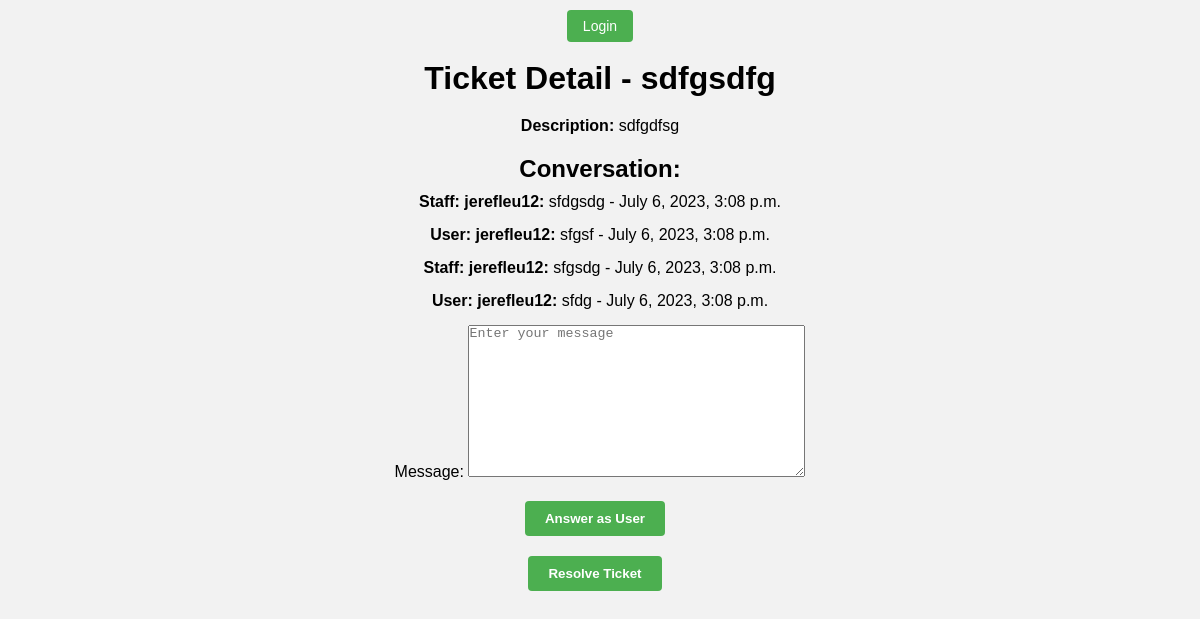
The app's page /tickets/3/ with its own data.
### myapp/models.py (models this page shows, shortened)
class Ticket(models.Model):
    title = models.CharField(max_length=100)
    description = models.TextField()
    created_at = models.DateTimeField(auto_now_add=True)
    resolved = models.BooleanField(default=False)
    staff_response = models.TextField(blank=True, null=True)
    user = models.ForeignKey(User, on_delete=models.CASCADE)
    co_users = models.ManyToManyField(User, related_name='co_tickets', blank=True)
    reopened = models.BooleanField(default=False)
    reopen_requested = models.BooleanField(default=False)
    result_file = models.OneToOneField(ResultFile, on_delete=models.CASCADE, blank=True, null=True, default=None)
    panel_file = models.OneToOneField(PanelFile, on_delete=models.CASCADE, blank=True, null=True, default=None)

class Message(models.Model):
    ticket = models.ForeignKey(Ticket, on_delete=models.CASCADE, related_name='messages')
    sender = models.ForeignKey(User, on_delete=models.CASCADE)
    content = models.TextField()
    created_at = models.DateTimeField(auto_now_add=True)
    answeredByStaff = models.BooleanField(default=False)

### myapp/views.py (the view, shortened to what this page needs)
# urls.py: path('tickets/<int:ticket_id>/', views.ticket_detail, name='ticket_detail'),
def ticket_detail(request, ticket_id):
    ticket = get_object_or_404(Ticket, id=ticket_id)
    messages = ticket.messages.all().order_by('created_at')
    form = MessageForm()
    resolved = ticket.resolved  # Check if ticket is resolved
    return render(request, 'ticket_detail.html', {
        'ticket': ticket,
        'messages': messages,
        'form': form,
        'user': request.user,
        'resolved': resolved,  # Pass the 'resolved' variable to the template
    })

### myapp/forms.py
class MessageForm(forms.ModelForm):
    content = forms.CharField(
        widget=forms.Textarea(attrs={'placeholder': 'Enter your message'}),
        label='Message'
    )
    class Meta:
        model = Message
        fields = ['content']

### myapp/templates/ticket_detail.html (shortened to what this page needs)
{% load static %}
<!DOCTYPE html>
<html>
<head>
    <link rel="stylesheet" type="text/css" href="{% static 'css/ticket_detail.css' %}">
</head>
<body>
    {% include 'header.html' %}
    <h1 class="title">Ticket Detail - {{ ticket.title }}</h1>
    <p class="description"><strong>Description:</strong> {{ ticket.description }}</p>
    <h2 class="section-title">Conversation:</h2>
    <ul class="conversation-list">
        {% for message in messages %}
        <li>
            {% if message.answeredByStaff %}
            <strong>Staff: {{ message.sender.username }}:</strong>
            {% else %}
            <strong>User: {{ message.sender.username }}:</strong>
            {% endif %}
            {{ message.content }} - {{ message.created_at }}
        </li>
        {% endfor %}
    </ul>
    <form method="post">
        {{ form.as_p }}
        {% if ticket.resolved %}
            {% if ticket.reopen_requested %}
                <button type="submit" name="useless_ticket" class="submit-button">Reopen requested, please wait for Staff to Reopen!</button>
            {% else %}
                <button type="submit" name="reopen_ticket" class="submit-button">Reopen Ticket</button>
            {% endif %}
        {% else %}
            <button type="submit" name="user_response"  class="submit-button">Answer as User</button>
        {% endif %}
    </form>
    {% if not ticket.resolved %}
    <form method="post" action="{% url 'ticket_resolve' ticket.id %}" class="resolve-form">
        <button type="submit" class="submit-button">Resolve Ticket</button>
    </form>
    {% else %}
    <p class="resolved-message">This ticket has been resolved.</p>
    {% endif %}
</body>
</html>

### static/css/ticket_detail.css (style rules this page uses)
* { margin: 0; padding: 0; box-sizing: border-box; }
body { background-color: #f2f2f2; font-family: Arial, sans-serif; }
h1 { margin-bottom: 20px; text-align: center; }
p { margin-bottom: 20px; text-align: center; }
h2 { margin-bottom: 10px; text-align: center; }
ul { list-style-type: none; padding-left: 0; }
ul.conversation-list li { margin-bottom: 15px; text-align: center; }
li { margin-bottom: 10px; margin: 10px }
form { margin-bottom: 20px; text-align: center; }
button[type="submit"] { display: inline-block; padding: 10px 20px; background-color: #4caf50; color: #fff; border: none; border-radius: 4px; text-decoration: none; font-weight: bold; cursor: pointer; transition: background-color 0.3s ease; margin-right: 10px; }
form.resolve-form { margin-top: 20px; text-align: center; }

### static/css/header.css (style rules this page uses)
body { margin-top: 60px; }

### records on screen
Ticket: title "sdfgsdfg", description "sdfgdfsg"
Message: sender.username "jerefleu12", content "sfdgsdg", created_at "July 6, 2023, 3:08 p.m."
Message: sender.username "jerefleu12", content "sfgsf", created_at "July 6, 2023, 3:08 p.m."
Message: sender.username "jerefleu12", content "sfgsdg", created_at "July 6, 2023, 3:08 p.m."
Message: sender.username "jerefleu12", content "sfdg", created_at "July 6, 2023, 3:08 p.m."
